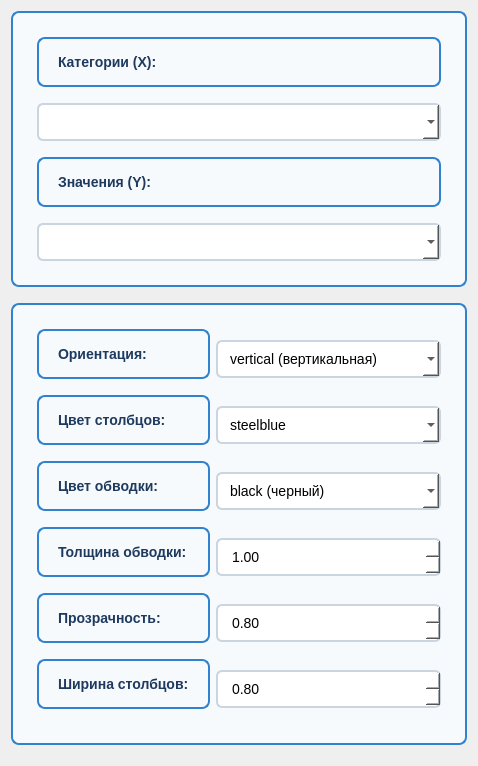
              <widget class="QWidget" name="scrollAreaWidgetContents_bar">
               <layout class="QVBoxLayout" name="verticalLayout_bar_scroll">
                <!-- Data Selection -->
                <item>
                 <widget class="QFrame" name="bar_data_frame">
                  <property name="styleSheet">
                   <string notr="true">QFrame {
    background-color: #f7fafc;
    border: 2px solid #3182ce;
    border-radius: 8px;
    padding: 15px;
    margin-bottom: 10px;
}</string>
                  </property>
                  <layout class="QVBoxLayout" name="verticalLayout_bar_data">
                   <item>
                    <widget class="QLabel" name="label_bar_categories">
                     <property name="styleSheet">
                      <string notr="true">color: #1e3a5f;
font-size: 14px;
font-weight: bold;</string>
                     </property>
                     <property name="text">
                      <string>Категории (X):</string>
                     </property>
                    </widget>
                   </item>
                   <item>
                    <widget class="QComboBox" name="bar_categories_combo">
                     <property name="styleSheet">
                      <string notr="true">QComboBox {
    background-color: white;
    border: 2px solid #cbd5e0;
    border-radius: 6px;
    padding: 8px 12px;
    font-size: 14px;
}</string>
                     </property>
                    </widget>
                   </item>
                   <item>
                    <widget class="QLabel" name="label_bar_values">
                     <property name="styleSheet">
                      <string notr="true">color: #1e3a5f;
font-size: 14px;
font-weight: bold;
margin-top: 10px;</string>
                     </property>
                     <property name="text">
                      <string>Значения (Y):</string>
                     </property>
                    </widget>
                   </item>
                   <item>
                    <widget class="QComboBox" name="bar_values_combo">
                     <property name="styleSheet">
                      <string notr="true">QComboBox {
    background-color: white;
    border: 2px solid #cbd5e0;
    border-radius: 6px;
    padding: 8px 12px;
    font-size: 14px;
}</string>
                     </property>
                    </widget>
                   </item>
                  </layout>
                 </widget>
                </item>

                <!-- Style Settings -->
                <item>
                 <widget class="QFrame" name="bar_style_frame">
                  <property name="styleSheet">
                   <string notr="true">QFrame {
    background-color: #f7fafc;
    border: 2px solid #3182ce;
    border-radius: 8px;
    padding: 15px;
    margin-bottom: 10px;
}</string>
                  </property>
                  <layout class="QGridLayout" name="gridLayout_bar_style">
                   <item row="0" column="0">
                    <widget class="QLabel" name="label_bar_orientation">
                     <property name="styleSheet">
                      <string notr="true">color: #1e3a5f;
font-size: 14px;
font-weight: bold;</string>
                     </property>
                     <property name="text">
                      <string>Ориентация:</string>
                     </property>
                    </widget>
                   </item>
                   <item row="0" column="1">
                    <widget class="QComboBox" name="bar_orientation_combo">
                     <property name="styleSheet">
                      <string notr="true">QComboBox {
    background-color: white;
    border: 2px solid #cbd5e0;
    border-radius: 6px;
    padding: 8px 12px;
    font-size: 14px;
    min-width: 150px;
}</string>
                     </property>
                     <item>
                      <property name="text">
                       <string>vertical (вертикальная)</string>
                      </property>
                     </item>
                     <item>
                      <property name="text">
                       <string>horizontal (горизонтальная)</string>
                      </property>
                     </item>
                    </widget>
                   </item>
                   <item row="1" column="0">
                    <widget class="QLabel" name="label_bar_color">
                     <property name="styleSheet">
                      <string notr="true">color: #1e3a5f;
font-size: 14px;
font-weight: bold;</string>
                     </property>
                     <property name="text">
                      <string>Цвет столбцов:</string>
                     </property>
                    </widget>
                   </item>
                   <item row="1" column="1">
                    <widget class="QComboBox" name="bar_color_combo">
                     <property name="styleSheet">
                      <string notr="true">QComboBox {
    background-color: white;
    border: 2px solid #cbd5e0;
    border-radius: 6px;
    padding: 8px 12px;
    font-size: 14px;
    min-width: 150px;
}</string>
                     </property>
                     <item>
                      <property name="text">
                       <string>steelblue</string>
                      </property>
                     </item>
                     <item>
                      <property name="text">
                       <string>forestgreen</string>
                      </property>
                     </item>
                     <item>
                      <property name="text">
                       <string>firebrick</string>
                      </property>
                     </item>
                     <item>
                      <property name="text">
                       <string>darkorange</string>
                      </property>
                     </item>
                     <item>
                      <property name="text">
                       <string>mediumpurple</string>
                      </property>
                     </item>
                    </widget>
                   </item>
                   <item row="2" column="0">
                    <widget class="QLabel" name="label_bar_edgecolor">
                     <property name="styleSheet">
                      <string notr="true">color: #1e3a5f;
font-size: 14px;
font-weight: bold;</string>
                     </property>
                     <property name="text">
                      <string>Цвет обводки:</string>
                     </property>
                    </widget>
                   </item>
                   <item row="2" column="1">
                    <widget class="QComboBox" name="bar_edgecolor_combo">
                     <property name="styleSheet">
                      <string notr="true">QComboBox {
    background-color: white;
    border: 2px solid #cbd5e0;
    border-radius: 6px;
    padding: 8px 12px;
    font-size: 14px;
    min-width: 150px;
}</string>
                     </property>
                     <item>
                      <property name="text">
                       <string>black (черный)</string>
                      </property>
                     </item>
                     <item>
                      <property name="text">
                       <string>darkgray</string>
                      </property>
                     </item>
                     <item>
                      <property name="text">
                       <string>none (без обводки)</string>
                      </property>
                     </item>
                    </widget>
                   </item>
                   <item row="3" column="0">
                    <widget class="QLabel" name="label_bar_edgewidth">
                     <property name="styleSheet">
                      <string notr="true">color: #1e3a5f;
font-size: 14px;
font-weight: bold;</string>
                     </property>
                     <property name="text">
                      <string>Толщина обводки:</string>
                     </property>
                    </widget>
                   </item>
                   <item row="3" column="1">
                    <widget class="QDoubleSpinBox" name="bar_edgewidth_spin">
                     <property name="styleSheet">
                      <string notr="true">QDoubleSpinBox {
    background-color: white;
    border: 2px solid #cbd5e0;
    border-radius: 6px;
    padding: 8px 12px;
    font-size: 14px;
    min-width: 100px;
}</string>
                     </property>
                     <property name="minimum">
                      <double>0.0</double>
                     </property>
                     <property name="maximum">
                      <double>5.0</double>
                     </property>
                     <property name="singleStep">
                      <double>0.5</double>
                     </property>
                     <property name="value">
                      <double>1.0</double>
                     </property>
                    </widget>
                   </item>
                   <item row="4" column="0">
                    <widget class="QLabel" name="label_bar_alpha">
                     <property name="styleSheet">
                      <string notr="true">color: #1e3a5f;
font-size: 14px;
font-weight: bold;</string>
                     </property>
                     <property name="text">
                      <string>Прозрачность:</string>
                     </property>
                    </widget>
                   </item>
                   <item row="4" column="1">
                    <widget class="QDoubleSpinBox" name="bar_alpha_spin">
                     <property name="styleSheet">
                      <string notr="true">QDoubleSpinBox {
    background-color: white;
    border: 2px solid #cbd5e0;
    border-radius: 6px;
    padding: 8px 12px;
    font-size: 14px;
    min-width: 100px;
}</string>
                     </property>
                     <property name="minimum">
                      <double>0.0</double>
                     </property>
                     <property name="maximum">
                      <double>1.0</double>
                     </property>
                     <property name="singleStep">
                      <double>0.1</double>
                     </property>
                     <property name="value">
                      <double>0.8</double>
                     </property>
                    </widget>
                   </item>
                   <item row="5" column="0">
                    <widget class="QLabel" name="label_bar_width">
                     <property name="styleSheet">
                      <string notr="true">color: #1e3a5f;
font-size: 14px;
font-weight: bold;</string>
                     </property>
                     <property name="text">
                      <string>Ширина столбцов:</string>
                     </property>
                    </widget>
                   </item>
                   <item row="5" column="1">
                    <widget class="QDoubleSpinBox" name="bar_width_spin">
                     <property name="styleSheet">
                      <string notr="true">QDoubleSpinBox {
    background-color: white;
    border: 2px solid #cbd5e0;
    border-radius: 6px;
    padding: 8px 12px;
    font-size: 14px;
    min-width: 100px;
}</string>
                     </property>
                     <property name="minimum">
                      <double>0.1</double>
                     </property>
                     <property name="maximum">
                      <double>1.0</double>
                     </property>
                     <property name="singleStep">
                      <double>0.1</double>
                     </property>
                     <property name="value">
                      <double>0.8</double>
                     </property>
                    </widget>
                   </item>
                  </layout>
                 </widget>
                </item>
               </layout>
              </widget>
